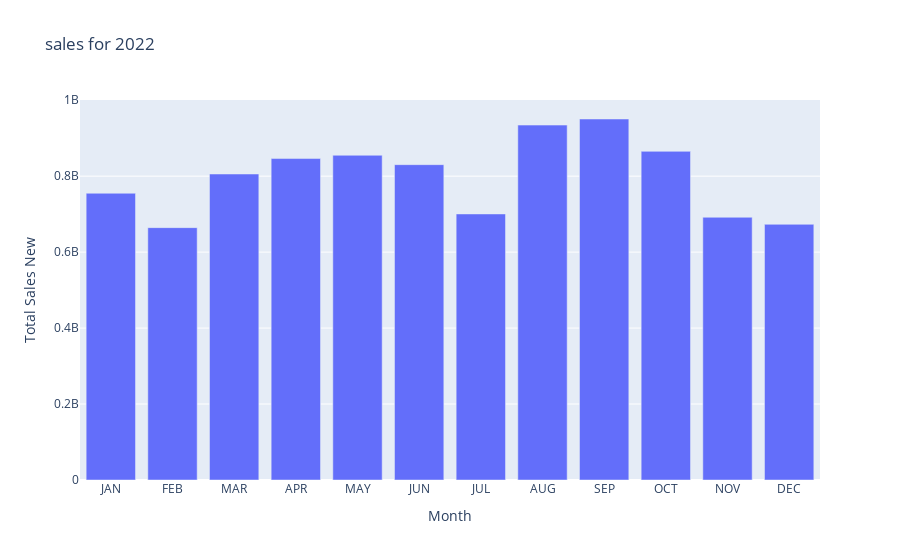

The notebook cell this image was saved under:
### Code cell
fig02 =px.bar(data2002, x= 'Month', y='Total Sales New', title = 'sales for 2022')
fig02.show()

### Figure 1 — Plotly figure (JSON) as saved in the notebook; plotly's stock layout.template omitted (floating-point values rounded to 4 significant figures)
{"data": [{"alignmentgroup": "True", "hovertemplate": "Month=%{x}<br>Total Sales New=%{y}<extra></extra>", "legendgroup": "", "marker": {"color": "#636efa", "pattern": {"shape": ""}}, "name": "", "offsetgroup": "", "orientation": "v", "showlegend": false, "textposition": "auto", "type": "bar", "x": ["JAN", "FEB", "MAR", "APR", "MAY", "JUN", "JUL", "AUG", "SEP", "OCT", "NOV", "DEC"], "xaxis": "x", "y": [755015820, 664454223, 805666244, 846368297, 855005784, 830251613, 700530891, 934484212, 950502055, 865326154, 691740703, 673208880], "yaxis": "y"}], "layout": {"autosize": true, "barmode": "relative", "legend": {"tracegroupgap": 0}, "title": {"text": "sales for 2022"}, "xaxis": {"anchor": "y", "autorange": true, "domain": [0, 1], "range": [-0.5, 11.5], "title": {"text": "Month"}, "type": "category"}, "yaxis": {"anchor": "x", "autorange": true, "domain": [0, 1], "range": [0, 1001000000.0], "title": {"text": "Total Sales New"}, "type": "linear"}}}
